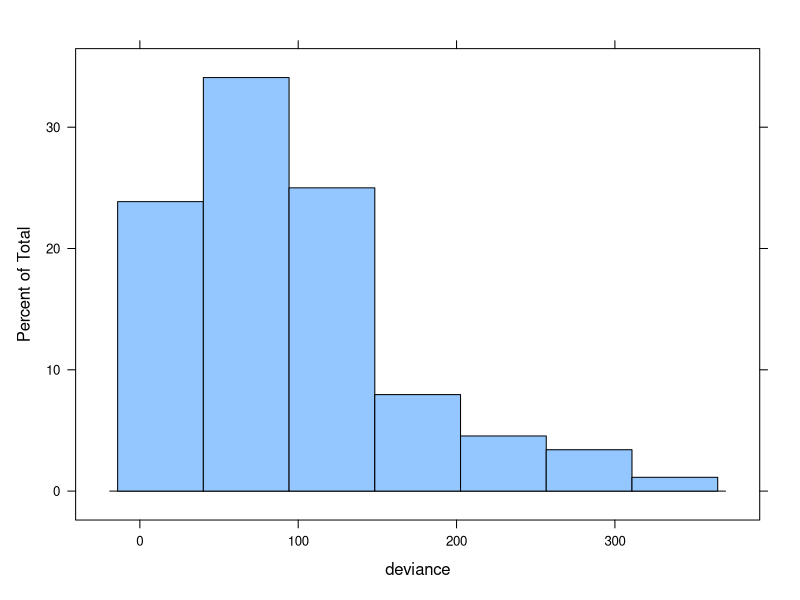

Write R code to recreate this figure.
rm(list=ls())
options(scipen=10)
library(lattice)
library(latticeExtra)

data <- read.csv("experiment_3_raw.csv",as.is=T)
data$subno <- as.factor(data$subno)

#### Fit GLMs

loss.aversion <- function(data) {
	m1 <- glm(resp ~ gain + loss, data=data, family=binomial)
	data.frame(id=data$subno[1],condition=data$condition[1], converged=m1$converged, deviance=deviance(m1), max.residual=max(abs(residuals(m1))), intercept=coef(m1)["(Intercept)"], beta.loss=coef(m1)["loss"], beta.gain=coef(m1)["gain"])
}
fits <- by(data=data, data$subno, loss.aversion)

######
######

fits <- do.call(rbind, fits)
fits <- fits[order(fits$id),]
fits$plot.slope <- with(fits, -beta.loss/beta.gain)
fits$plot.intercept <- with(fits, -intercept/beta.gain)

# Deviance
histogram(~deviance, data=fits)
deviance.cut <- quantile(fits$deviance,probs=c(.95))
fits <- subset(fits,deviance < deviance.cut)

# Slope
fits.negative.slope <- subset(fits, plot.slope < 0)
fits <- subset(fits,plot.slope > 0)

####

fits$la <- abs(fits$beta.loss)/abs(fits$beta.gain)
with(fits,by(fits$la,fits$condition,median))

# Inferrential statistics

library(reshape2)

x <- colsplit(fits[,2],pattern="\\.",names=c("gains","losses"))
fits$gains <- x$gains
fits$losses <- x$losses
fits$losses <- paste(fits$losses,"0",sep = "")

m1 <- lm(log(la)~as.factor(gains) + as.factor(losses), data=fits)
summary(m1)

# Heteroskedasticity

library(lmtest)
library(sandwich)

bptest(m1)
vcovHC(m1)
coeftest(m1,vcov.= vcovHC)
